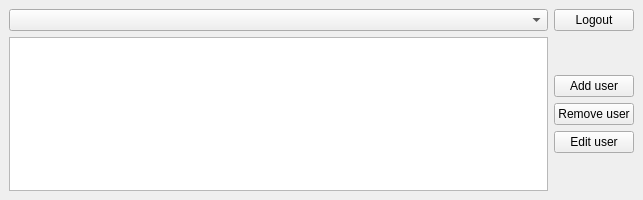
<?xml version="1.0" encoding="UTF-8"?>
<ui version="4.0">
 <class>DBMenagerDockWidgetBase</class>
 <widget class="QDockWidget" name="DBMenagerDockWidgetBase">
  <property name="geometry">
   <rect>
    <x>0</x>
    <y>0</y>
    <width>643</width>
    <height>200</height>
   </rect>
  </property>
  <property name="features">
   <set>QDockWidget::DockWidgetFloatable|QDockWidget::DockWidgetMovable</set>
  </property>
  <property name="windowTitle">
   <string>DBMenager</string>
  </property>
  <widget class="QWidget" name="dockWidgetContents">
   <layout class="QGridLayout" name="gridLayout">
    <item row="2" column="1">
     <layout class="QVBoxLayout" name="verticalLayout">
      <item>
       <spacer name="verticalSpacer_2">
        <property name="orientation">
         <enum>Qt::Vertical</enum>
        </property>
        <property name="sizeHint" stdset="0">
         <size>
          <width>20</width>
          <height>40</height>
         </size>
        </property>
       </spacer>
      </item>
      <item>
       <widget class="QPushButton" name="addUserBttn">
        <property name="text">
         <string>Add user</string>
        </property>
       </widget>
      </item>
      <item>
       <widget class="QPushButton" name="removeUserBttn">
        <property name="text">
         <string>Remove user</string>
        </property>
       </widget>
      </item>
      <item>
       <widget class="QPushButton" name="editUserBttn">
        <property name="text">
         <string>Edit user</string>
        </property>
       </widget>
      </item>
      <item>
       <spacer name="verticalSpacer">
        <property name="orientation">
         <enum>Qt::Vertical</enum>
        </property>
        <property name="sizeHint" stdset="0">
         <size>
          <width>20</width>
          <height>40</height>
         </size>
        </property>
       </spacer>
      </item>
     </layout>
    </item>
    <item row="2" column="0">
     <widget class="QTableWidget" name="usersTable">
      <property name="editTriggers">
       <set>QAbstractItemView::NoEditTriggers</set>
      </property>
     </widget>
    </item>
    <item row="1" column="0">
     <widget class="QComboBox" name="tablesComboBox"/>
    </item>
    <item row="1" column="1">
     <widget class="QPushButton" name="logOutBttn">
      <property name="text">
       <string>Logout</string>
      </property>
     </widget>
    </item>
   </layout>
  </widget>
 </widget>
 <resources/>
 <connections/>
</ui>
